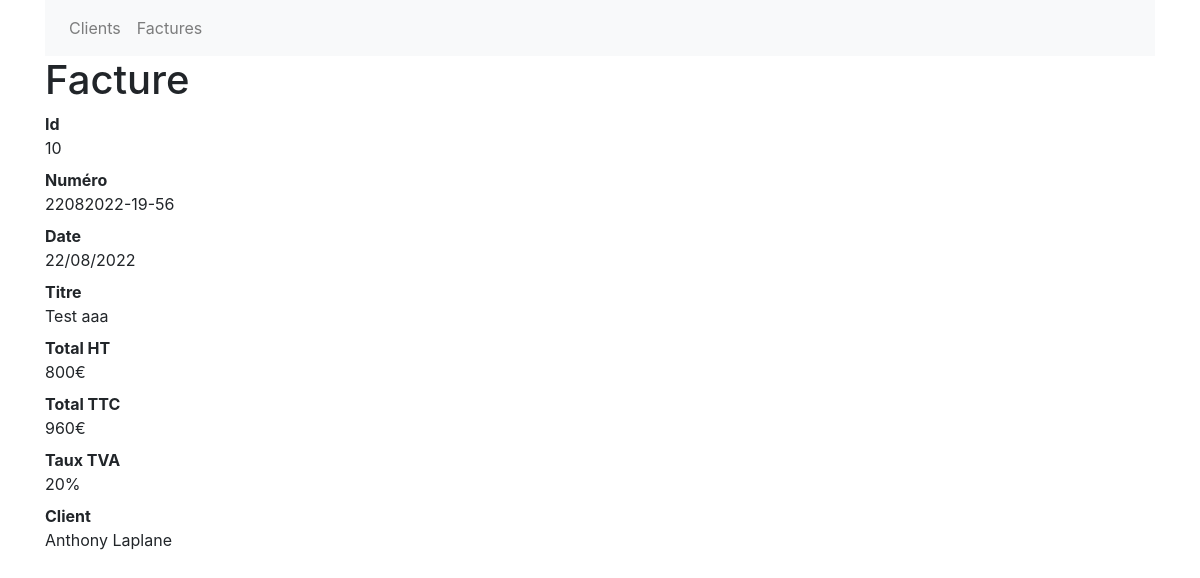
Before: /index.php?controller=invoice&action=show&id=10 with the older database file.
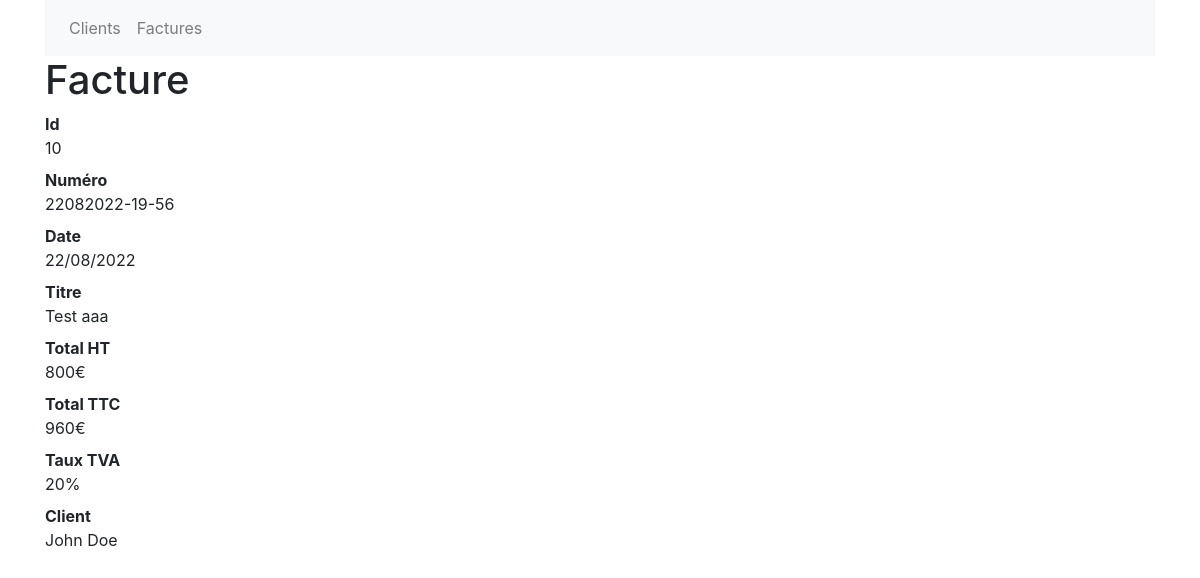
After: the same page with the newer database file.
### tables this page shows
CREATE TABLE `client` (
  `id` int(11) NOT NULL,
  `first_name` varchar(255) NOT NULL,
  `last_name` varchar(255) NOT NULL,
  `email` varchar(255) NOT NULL,
  `phone` varchar(255) DEFAULT NULL,
  `created_at` datetime NOT NULL
);

### index.php (called while the page is built, shortened)
<?php
    $controller = new Controller(_ROOTPATH_);
    $controller->init();
?>

### App/Repository/Repository.php (called while the page is built, shortened)
<?php
abstract class Repository
{
    protected string $table;
    public function findOneById(int $id) {
        $mysql = Mysql::getInstance();
        $pdo = $mysql->getPDO();
        $PDOStatement = $pdo->prepare('SELECT * FROM '.$this->table.' a WHERE a.id = :id ');
        $PDOStatement->bindValue(':id', (int)$id, $pdo::PARAM_INT);
        $PDOStatement->execute();
        $res = $PDOStatement->fetch($pdo::FETCH_ASSOC);
        if ($res) {
            $entity = new $this->entityClass();
            foreach($res as $key=>$value) {
                if ($key == 'created_at') {
                    $value = new \DateTime($value);
                }
                if ($key == 'date') {
                    $value = new \DateTime($value);
                }
                $entity->{'set'.StringTools::toPascalCase($key)}($value);
            }
            return $entity;
        } else {
            return false;
        }
    }
}

### App/Tools/StringTools.php (called while the page is built, shortened)
<?php
class StringTools
{
    public static function toCamelCase($value, $pascalCase = false){
        $value = ucwords(str_replace(array('-', '_'), ' ', $value));
        $value = str_replace(' ', '', $value);
        if ($pascalCase === false) {
            return lcfirst($value);
        } else {
            return $value;
        }
    }
    public static function toPascalCase($value){
        return self::toCamelCase($value, true);
    }
}

### App/Entity/Invoice.php (called while the page is built, shortened)
<?php
class Invoice extends Entity
{
    protected ?int $id = null;
    protected DateTime $date;
    protected String $number = '';
    protected float $total_tax_excl = 0;
    protected float $total_tax_incl = 0;
    protected float $tax_rate = 20;
    protected String $title = '';
    protected Client $client;
    public function __construct()
    {
        $this->date = date_create();
    }
    public function getId(): ?int
    {
        return $this->id;
    }
    public function setId(?int $id): void
    {
        $this->id = $id;
    }
    public function getDate(): DateTime
    {
        return $this->date;
    }
    public function setDate(DateTime $date): void
    {
        $this->date = $date;
    }
    public function getNumber(): string
    {
        return $this->number;
    }
    public function setNumber(string $number): void
    {
        $this->number = $number;
    }
    public function getTotalTaxExcl()
    {
        return $this->total_tax_excl;
    }
    public function setTotalTaxExcl($total_tax_excl): void
    {
        $this->total_tax_excl = $total_tax_excl;
    }
    public function getTotalTaxIncl()
    {
        return $this->total_tax_incl;
    }
    public function setTotalTaxIncl($total_tax_incl): void
    {
        $this->total_tax_incl = $total_tax_incl;
    }
    public function getTitle(): string
    {
        return $this->title;
    }
    public function setTitle(string $title): void
    {
        $this->title = $title;
    }
    public function getTaxRate()
    {
        return $this->tax_rate;
    }
    public function setTaxRate($tax_rate): void
    {
        $this->tax_rate = $tax_rate;
    }
    public function getClient(): Client
    {
        return $this->client;
    }
    public function setClient(Client $client): void
    {
        $this->client = $client;
    }
}

### App/Tools/FormatTools.php (called while the page is built, shortened)
<?php
class FormatTools
{
    public static function formatPrice($value){
        return round($value, self::PRECISION).'€';
    }
    public static function formatPercentage($value){
        return round($value, self::PRECISION).'%';
    }
}

### App/Entity/Client.php (called while the page is built, shortened)
<?php
class Client extends Entity
{
    protected String $first_name = '';
    protected String $last_name = '';
    public function getFirstName(): String
    {
        return $this->first_name;
    }
    public function setFirstName(String $first_name): void
    {
        $this->first_name = $first_name;
    }
    public function getLastName(): String
    {
        return $this->last_name;
    }
    public function setLastName(String $last_name): void
    {
        $this->last_name = $last_name;
    }
    public function getFullname(): string
    {
        return $this->getFirstName().' '.$this->getLastName();
    }
}

### templates/invoice/show.php (the view, shortened to what this page needs)
<?php
    require_once _ROOTPATH_.'\templates\header.php'
?>
<h1>Facture</h1>
<?php if ($invoice) { ?>
    <dl class="dl-horizontal">
        <dt>Id</dt>
        <dd><?=$invoice->getId(); ?></dd>
        <dt>Numéro</dt>
        <dd><?=htmlentities($invoice->getNumber()); ?></dd>
        <dt>Date</dt>
        <dd><?=$invoice->getDate()->format('d/m/Y'); ?></dd>
        <dt>Titre</dt>
        <dd><?=htmlentities($invoice->getTitle()); ?></dd>
        <dt>Total HT</dt>
        <dd><?=FormatTools::formatPrice($invoice->getTotalTaxExcl()); ?></dd>
        <dt>Total TTC</dt>
        <dd><?=FormatTools::formatPrice($invoice->getTotalTaxIncl()); ?></dd>
        <dt>Taux TVA</dt>
        <dd><?=FormatTools::formatPercentage($invoice->getTaxRate()); ?></dd>
        <dt>Client</dt>
        <dd><?=htmlentities($invoice->getClient()->getFullname()); ?></dd>
    </dl>
<?php } elseif ($invoice === false) { ?>
    <p>La facture n'existe pas</p>
<?php } ?>
<?php
    require_once _ROOTPATH_.'\templates\footer.php'
?>

Changed rows visible on the page:
changed client: $invoice->getClient()->getFullname() "Anthony Laplane" → "John Doe"
